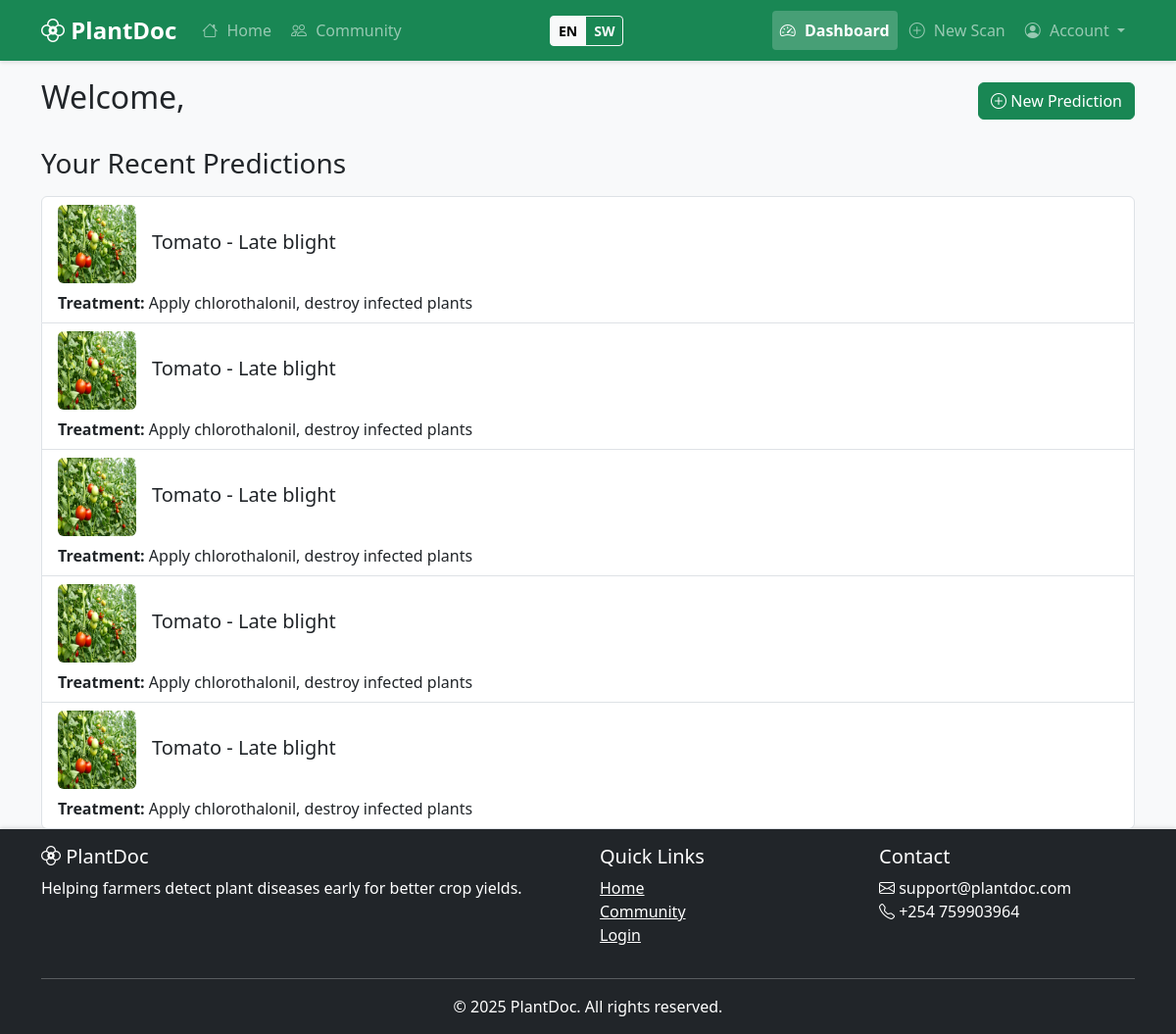
/dashboard (signed in), run on the app's committed database.
### models.py (models this page shows, shortened)
class Prediction(db.Model):
    __tablename__ = 'predictions'
    id = db.Column(db.Integer, primary_key=True)
    image_path = db.Column(db.String(200))
    plant_type = db.Column(db.String(50))
    disease = db.Column(db.String(100))
    scientific_name = db.Column(db.String(100))
    phytomedicine = db.Column(db.String(500))
    treatment = db.Column(db.String(500))
    prevention = db.Column(db.String(500))
    confidence = db.Column(db.Float)
    user_id = db.Column(db.Integer, db.ForeignKey('users.id'))  # Fixed to match User.__tablename__
    created_at = db.Column(db.DateTime, default=datetime.utcnow)

### app.py (the view)
@app.route('/dashboard')
@login_required
def dashboard():
    predictions = Prediction.query.filter_by(user_id=current_user.id).all()
    return render_template('dashboard.html', user=current_user, predictions=predictions)

### app.py (called while the page is built)
@login_manager.user_loader
def load_user(user_id):
    return User.query.get(int(user_id))

@app.context_processor
def inject_lang():
    return {'lang': session.get('lang', 'en')}

### templates/dashboard.html (shortened to what this page needs)
{% extends "base.html" %}
{% block content %}
<div class="d-flex justify-content-between align-items-center mb-4">
    <h2>Welcome, {{ user.name }}</h2>
    <a href="{{ url_for('select_plant') }}" class="btn btn-success">
        <i class="bi bi-plus-circle"></i> New Prediction
    </a>
</div>
<h3 class="mb-3">Your Recent Predictions</h3>
{% if predictions %}
    <div class="list-group">
        {% for prediction in predictions %}
        <div class="list-group-item">
            <div class="d-flex w-100 justify-content-between">
                <div class="d-flex align-items-center">
                    <img src="{{ prediction.image_path }}" width="80" height="80" class="rounded me-3" alt="Plant Image">
                    <div>
                        <h5 class="mb-1">{{ prediction.plant_type|capitalize }} - {{ prediction.disease.replace('_', ' ') }}</h5>
                    </div>
                </div>
            </div>
            <div class="treatment-info mt-2">
                <strong>Treatment:</strong> {{ prediction.treatment }}
            </div>
        </div>
        {% endfor %}
    </div>
{% else %}
    <div class="alert alert-info">
        You haven't made any predictions yet. <a href="{{ url_for('select_plant') }}" class="alert-link">Start your first prediction</a>.
    </div>
{% endif %}
{% endblock %}

### templates/base.html (shortened to what this page needs)
<!DOCTYPE html>
<html lang="en" id="html-root">
<head>
    <link href="{{ url_for('static', filename='css/style.css') }}" rel="stylesheet">
    <link href="https://cdn.jsdelivr.net/npm/bootstrap@5.3.0/dist/css/bootstrap.min.css" rel="stylesheet">
    <link rel="stylesheet" href="https://cdn.jsdelivr.net/npm/bootstrap-icons@1.10.0/font/bootstrap-icons.css">
</head>
<body>
    <nav class="navbar navbar-expand-lg navbar-dark bg-success fixed-top">
        <div class="container">
            <a class="navbar-brand" href="{{ url_for('index') }}">
                <i class="bi bi-flower2"></i> PlantDoc
            </a>
            <div class="collapse navbar-collapse" id="mainNavbar">
                <ul class="navbar-nav me-auto">
                    <li class="nav-item">
                        <a class="nav-link {% if request.endpoint == 'index' %}active{% endif %}"
                           href="{{ url_for('index') }}">
                            <i class="bi bi-house"></i> Home
                        </a>
                    </li>
                    <li class="nav-item">
                        <a class="nav-link {% if request.endpoint == 'forum' %}active{% endif %}"
                           href="{{ url_for('forum') }}">
                            <i class="bi bi-people"></i> Community
                        </a>
                    </li>
                </ul>
                <ul class="navbar-nav me-2">
                    <li class="nav-item d-flex align-items-center">
                        <div class="btn-group btn-group-sm">
                            <a href="{{ url_for('set_lang', lang='en') }}"
                               class="btn btn-sm fw-bold {{ 'btn-light' if lang == 'en' else 'btn-outline-light' }}">EN</a>
                            <a href="{{ url_for('set_lang', lang='sw') }}"
                               class="btn btn-sm fw-bold {{ 'btn-light' if lang == 'sw' else 'btn-outline-light' }}">SW</a>
                        </div>
                    </li>
                </ul>
                <ul class="navbar-nav ms-auto">
                    {% if current_user.is_authenticated %}
                        <li class="nav-item">
                            <a class="nav-link {% if request.endpoint == 'dashboard' %}active{% endif %}"
                               href="{{ url_for('dashboard') }}">
                                <i class="bi bi-speedometer2"></i> Dashboard
                            </a>
                        </li>
                        <li class="nav-item">
                            <a class="nav-link {% if request.endpoint == 'select_plant' %}active{% endif %}"
                               href="{{ url_for('select_plant') }}">
                                <i class="bi bi-plus-circle"></i> New Scan
                            </a>
                        </li>
                        <li class="nav-item dropdown">
                            <a class="nav-link dropdown-toggle" href="#" role="button"
                               data-bs-toggle="dropdown" aria-expanded="false">
                                <i class="bi bi-person-circle"></i> Account
                            </a>
                        </li>
                    {% endif %}
                </ul>
            </div>
        </div>
    </nav>
    <main class="main-content">
        <div class="container mt-4">
            {% block content %}{% endblock %}
        </div>
    </main>
    <footer class="bg-dark text-white py-3">
        <div class="container">
            <div class="row">
                <div class="col-md-6">
                    <h5><i class="bi bi-flower2"></i> PlantDoc</h5>
                    <p>Helping farmers detect plant diseases early for better crop yields.</p>
                </div>
                <div class="col-md-3">
                    <h5>Quick Links</h5>
                    <ul class="list-unstyled">
                        <li><a href="{{ url_for('index') }}" class="text-white">Home</a></li>
                        <li><a href="{{ url_for('forum') }}" class="text-white">Community</a></li>
                        <li><a href="{{ url_for('login') }}" class="text-white">Login</a></li>
                    </ul>
                </div>
                <div class="col-md-3">
                    <h5>Contact</h5>
                    <ul class="list-unstyled">
                        <li><i class="bi bi-envelope"></i> support@plantdoc.com</li>
                        <li><i class="bi bi-telephone"></i> +254 759903964</li>
                    </ul>
                </div>
            </div>
            <hr>
            <div class="text-center">
                <p class="mb-0">&copy; 2025 PlantDoc. All rights reserved.</p>
            </div>
        </div>
    </footer>
</body>
</html>

### static/css/style.css (style rules this page uses)
.navbar { background-color: #333; padding: 1rem; display: flex; justify-content: space-between; align-items: center; }

### templates/base.html (style rules this page uses)
body { padding-top: 56px; background-color: #f8f9fa; min-height: 100vh; display: flex; flex-direction: column; }
.navbar-brand { font-weight: bold; font-size: 1.5rem; }
.navbar { box-shadow: 0 2px 4px rgba(0,0,0,0.1); }
.main-content { flex: 1; }
.nav-link { font-weight: 500; padding: 0.5rem 1rem; border-radius: 4px; margin: 0 2px; }
.nav-link.active { background-color: rgba(255,255,255,0.2); font-weight: 600; }
.nav-link i { margin-right: 5px; }
footer { box-shadow: 0 -2px 4px rgba(0,0,0,0.1); }

### data on the page
Prediction: image_path (picture), plant_type "Tomato", disease.replace "Late blight", treatment "Apply chlorothalonil, destroy infected plants"
Prediction: image_path (picture), plant_type "Tomato", disease.replace "Late blight", treatment "Apply chlorothalonil, destroy infected plants"
Prediction: image_path (picture), plant_type "Tomato", disease.replace "Late blight", treatment "Apply chlorothalonil, destroy infected plants"
Prediction: image_path (picture), plant_type "Tomato", disease.replace "Late blight", treatment "Apply chlorothalonil, destroy infected plants"
Prediction: image_path (picture), plant_type "Tomato", disease.replace "Late blight", treatment "Apply chlorothalonil, destroy infected plants"
